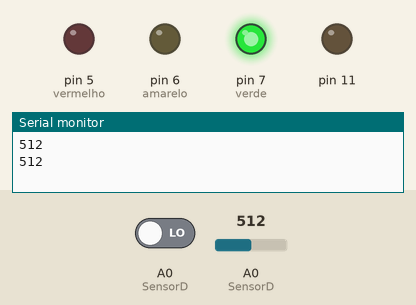
Recording of a sketch running on a simulated Arduino Uno, built with avr-gcc and run on an emulated ATmega328P. On the bench: output pins drawn as LEDs (lit = HIGH), the last lines printed to the serial monitor. Inputs (shaded band) come from the test bench; at power-on: A0 (SensorD) = 512, A0 (SensorD) LOW.

Above: at 1.6 s.
1.7 s: A0 (SensorD) set to 684
4.4 s: A0 (SensorD) set to 714
At 6.3 s:
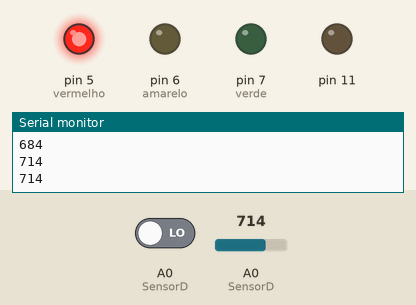
7.1 s: A0 (SensorD) set to 690
At 9.2 s:
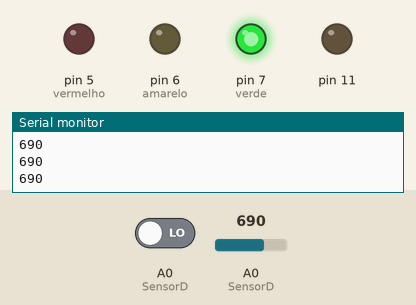
9.5 s: A0 (SensorD) set to 710
At 11.2 s:
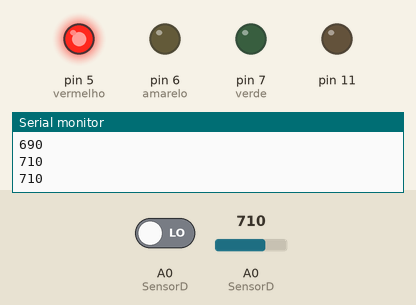
Timing chart, 0 to 12.7 s (numbered marks = the images above; inputs shaded):
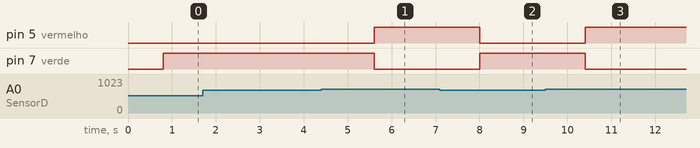

The sketch:

pi1-final_sketch_ardu.ino
```cpp
bool leituraSensor;
int LeituraAnalog;
bool leituraAnterior;
#define SensorD A0

void setup() {

  //Sensor
  pinMode(SensorD, INPUT);

  //Atuador
  pinMode(11, OUTPUT);

  Serial.begin(9600);
  //LEDs
  pinMode(5, OUTPUT);  //vermelho
  pinMode(6, OUTPUT);  //amarelo
  pinMode(7, OUTPUT);  //verde
}

void loop() {
  LeituraAnalog = analogRead(SensorD);
  leituraSensor = digitalRead(SensorD);

  Serial.print(LeituraAnalog);
  Serial.print("\n");
  delay(800);


  if (/* leituraSensor == HIGH*/ LeituraAnalog > 700) {
    //ESTADO SECO
    //   Serial.print("ESTADO SECO: ");
    //  Serial.print(leituraSensor);
    //Serial.print("\n SINAL ANALOGICO: ");
    //Serial.print(LeituraAnalog);
    //Serial.print("\n");
    digitalWrite(5, HIGH);  //vermelho
    digitalWrite(6, LOW); // Amarelo
    digitalWrite(7, LOW);   //verde
  } else {
    //ESTADO ÚMIDO
    // Serial.print("\nESTADO UMIDO //// ");
    //  Serial.print("\n SINAL ANALOGICO: ");
    //Serial.print(LeituraAnalog);
    //Serial.print("\n");
    digitalWrite(5, LOW);   //vermelho
    digitalWrite(7, HIGH);  //verde
  }

  //ENTRAR NO ESTADO SECO
  if (leituraSensor && !leituraAnterior) {
    delay(5000);
    digitalWrite(6, LOW); // Amarelo
    digitalWrite(5, LOW);   //vermelho
    digitalWrite(6, HIGH);  //amarelo


    while (digitalRead(SensorD)) {
      digitalWrite(11, LOW);   //RELÊ
      delay(5000);
      digitalWrite(11, HIGH);   //RELÊ

      delay(5000);
    }
    digitalWrite(6, LOW);  //amarelo
  }


  leituraAnterior = leituraSensor;
}
```

Measured:
- the behaviour switches between 700 and 701 on A0 (SensorD) (found by bisection; images 0 and 1)
- after the input at 4.4 s, pin 5 (vermelho): LOW → HIGH after 1.2 s; pin 7 (verde): HIGH → LOW after 1.2 s
- after the input at 7.1 s, pin 5 (vermelho): HIGH → LOW after 0.90 s; pin 7 (verde): LOW → HIGH after 0.90 s
- after the input at 9.5 s, pin 5 (vermelho): LOW → HIGH after 0.90 s; pin 7 (verde): HIGH → LOW after 0.90 s
